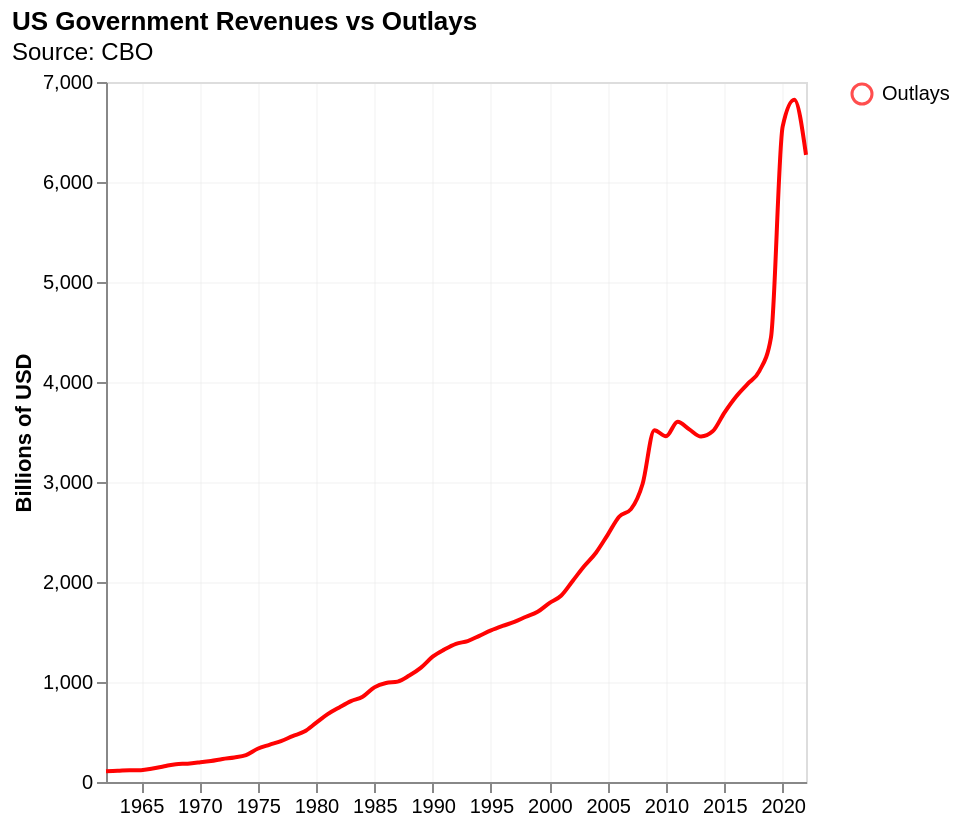

Describe this chart as a Vega-Lite specification.
### Vega-Lite specification from a JSON file in a GitHub repository (floating-point values rounded to 4 significant figures)
{"$schema": "https://vega.github.io/schema/vega-lite/v5.json", "data": {"values": [{"": "0", "Year": "1962", "Value": "99.676", "Type": "Revenues"}, {"": "1", "Year": "1963", "Value": "106.56", "Type": "Revenues"}, {"": "2", "Year": "1964", "Value": "112.613", "Type": "Revenues"}, {"": "3", "Year": "1965", "Value": "116.817", "Type": "Revenues"}, {"": "4", "Year": "1966", "Value": "130.835", "Type": "Revenues"}, {"": "5", "Year": "1967", "Value": "148.822", "Type": "Revenues"}, {"": "6", "Year": "1968", "Value": "152.973", "Type": "Revenues"}, {"": "7", "Year": "1969", "Value": "186.882", "Type": "Revenues"}, {"": "8", "Year": "1970", "Value": "192.807", "Type": "Revenues"}, {"": "9", "Year": "1971", "Value": "187.139", "Type": "Revenues"}, {"": "10", "Year": "1972", "Value": "207.309", "Type": "Revenues"}, {"": "11", "Year": "1973", "Value": "230.799", "Type": "Revenues"}, {"": "12", "Year": "1974", "Value": "263.224", "Type": "Revenues"}, {"": "13", "Year": "1975", "Value": "279.09", "Type": "Revenues"}, {"": "14", "Year": "1976", "Value": "298.06", "Type": "Revenues"}, {"": "15", "Year": "1977", "Value": "355.559", "Type": "Revenues"}, {"": "16", "Year": "1978", "Value": "399.561", "Type": "Revenues"}, {"": "17", "Year": "1979", "Value": "463.302", "Type": "Revenues"}, {"": "18", "Year": "1980", "Value": "517.112", "Type": "Revenues"}, {"": "19", "Year": "1981", "Value": "599.272", "Type": "Revenues"}, {"": "20", "Year": "1982", "Value": "617.766", "Type": "Revenues"}, {"": "21", "Year": "1983", "Value": "600.562", "Type": "Revenues"}, {"": "22", "Year": "1984", "Value": "666.438", "Type": "Revenues"}, {"": "23", "Year": "1985", "Value": "734.037", "Type": "Revenues"}, {"": "24", "Year": "1986", "Value": "769.155", "Type": "Revenues"}, {"": "25", "Year": "1987", "Value": "854.287", "Type": "Revenues"}, {"": "26", "Year": "1988", "Value": "909.238", "Type": "Revenues"}, {"": "27", "Year": "1989", "Value": "991.104", "Type": "Revenues"}, {"": "28", "Year": "1990", "Value": "1031.958", "Type": "Revenues"}, {"": "29", "Year": "1991", "Value": "1054.988", "Type": "Revenues"}, {"": "30", "Year": "1992", "Value": "1091.208", "Type": "Revenues"}, {"": "31", "Year": "1993", "Value": "1154.334", "Type": "Revenues"}, {"": "32", "Year": "1994", "Value": "1258.566", "Type": "Revenues"}, {"": "33", "Year": "1995", "Value": "1351.79", "Type": "Revenues"}, {"": "34", "Year": "1996", "Value": "1453.053", "Type": "Revenues"}, {"": "35", "Year": "1997", "Value": "1579.232", "Type": "Revenues"}, {"": "36", "Year": "1998", "Value": "1721.728", "Type": "Revenues"}, {"": "37", "Year": "1999", "Value": "1827.452", "Type": "Revenues"}, {"": "38", "Year": "2000", "Value": "2025.191", "Type": "Revenues"}, {"": "39", "Year": "2001", "Value": "1991.082", "Type": "Revenues"}, {"": "40", "Year": "2002", "Value": "1853.136", "Type": "Revenues"}, {"": "41", "Year": "2003", "Value": "1782.314", "Type": "Revenues"}, {"": "42", "Year": "2004", "Value": "1880.114", "Type": "Revenues"}, {"": "43", "Year": "2005", "Value": "2153.611", "Type": "Revenues"}, {"": "44", "Year": "2006", "Value": "2406.869", "Type": "Revenues"}, {"": "45", "Year": "2007", "Value": "2567.985", "Type": "Revenues"}, {"": "46", "Year": "2008", "Value": "2523.991", "Type": "Revenues"}, {"": "47", "Year": "2009", "Value": "2104.989", "Type": "Revenues"}, {"": "48", "Year": "2010", "Value": "2162.706", "Type": "Revenues"}, {"": "49", "Year": "2011", "Value": "2303.466", "Type": "Revenues"}, {"": "50", "Year": "2012", "Value": "2449.99", "Type": "Revenues"}, {"": "51", "Year": "2013", "Value": "2775.106", "Type": "Revenues"}, {"": "52", "Year": "2014", "Value": "3021.491", "Type": "Revenues"}, {"": "53", "Year": "2015", "Value": "3249.89", "Type": "Revenues"}, {"": "54", "Year": "2016", "Value": "3267.965", "Type": "Revenues"}, {"": "55", "Year": "2017", "Value": "3316.184", "Type": "Revenues"}, {"": "56", "Year": "2018", "Value": "3329.907", "Type": "Revenues"}, {"": "57", "Year": "2019", "Value": "3463.364", "Type": "Revenues"}, {"": "58", "Year": "2020", "Value": "3421.164", "Type": "Revenues"}, {"": "59", "Year": "2021", "Value": "4047.112", "Type": "Revenues"}, {"": "60", "Year": "2022", "Value": "4896.119", "Type": "Revenues"}, {"": "0", "Year": "1962", "Value": "106.821", "Type": "Outlays"}, {"": "1", "Year": "1963", "Value": "111.316", "Type": "Outlays"}, {"": "2", "Year": "1964", "Value": "118.528", "Type": "Outlays"}, {"": "3", "Year": "1965", "Value": "118.228", "Type": "Outlays"}, {"": "4", "Year": "1966", "Value": "134.532", "Type": "Outlays"}, {"": "5", "Year": "1967", "Value": "157.464", "Type": "Outlays"}, {"": "6", "Year": "1968", "Value": "178.134", "Type": "Outlays"}, {"": "7", "Year": "1969", "Value": "183.64", "Type": "Outlays"}, {"": "8", "Year": "1970", "Value": "195.649", "Type": "Outlays"}, {"": "9", "Year": "1971", "Value": "210.172", "Type": "Outlays"}, {"": "10", "Year": "1972", "Value": "230.681", "Type": "Outlays"}, {"": "11", "Year": "1973", "Value": "245.707", "Type": "Outlays"}, {"": "12", "Year": "1974", "Value": "269.359", "Type": "Outlays"}, {"": "13", "Year": "1975", "Value": "332.332", "Type": "Outlays"}, {"": "14", "Year": "1976", "Value": "371.792", "Type": "Outlays"}, {"": "15", "Year": "1977", "Value": "409.218", "Type": "Outlays"}, {"": "16", "Year": "1978", "Value": "458.746", "Type": "Outlays"}, {"": "17", "Year": "1979", "Value": "504.028", "Type": "Outlays"}, {"": "18", "Year": "1980", "Value": "590.941", "Type": "Outlays"}, {"": "19", "Year": "1981", "Value": "678.241", "Type": "Outlays"}, {"": "20", "Year": "1982", "Value": "745.743", "Type": "Outlays"}, {"": "21", "Year": "1983", "Value": "808.364", "Type": "Outlays"}, {"": "22", "Year": "1984", "Value": "851.805", "Type": "Outlays"}, {"": "23", "Year": "1985", "Value": "946.344", "Type": "Outlays"}, {"": "24", "Year": "1986", "Value": "990.382", "Type": "Outlays"}, {"": "25", "Year": "1987", "Value": "1004.017", "Type": "Outlays"}, {"": "26", "Year": "1988", "Value": "1064.416", "Type": "Outlays"}, {"": "27", "Year": "1989", "Value": "1143.743", "Type": "Outlays"}, {"": "28", "Year": "1990", "Value": "1252.993", "Type": "Outlays"}, {"": "29", "Year": "1991", "Value": "1324.226", "Type": "Outlays"}, {"": "30", "Year": "1992", "Value": "1381.529", "Type": "Outlays"}, {"": "31", "Year": "1993", "Value": "1409.386", "Type": "Outlays"}, {"": "32", "Year": "1994", "Value": "1461.752", "Type": "Outlays"}, {"": "33", "Year": "1995", "Value": "1515.742", "Type": "Outlays"}, {"": "34", "Year": "1996", "Value": "1560.484", "Type": "Outlays"}, {"": "35", "Year": "1997", "Value": "1601.116", "Type": "Outlays"}, {"": "36", "Year": "1998", "Value": "1652.458", "Type": "Outlays"}, {"": "37", "Year": "1999", "Value": "1701.842", "Type": "Outlays"}, {"": "38", "Year": "2000", "Value": "1788.95", "Type": "Outlays"}, {"": "39", "Year": "2001", "Value": "1862.846", "Type": "Outlays"}, {"": "40", "Year": "2002", "Value": "2010.894", "Type": "Outlays"}, {"": "41", "Year": "2003", "Value": "2159.899", "Type": "Outlays"}, {"": "42", "Year": "2004", "Value": "2292.841", "Type": "Outlays"}, {"": "43", "Year": "2005", "Value": "2471.957", "Type": "Outlays"}, {"": "44", "Year": "2006", "Value": "2655.05", "Type": "Outlays"}, {"": "45", "Year": "2007", "Value": "2728.686", "Type": "Outlays"}, {"": "46", "Year": "2008", "Value": "2982.544", "Type": "Outlays"}, {"": "47", "Year": "2009", "Value": "3517.677", "Type": "Outlays"}, {"": "48", "Year": "2010", "Value": "3457.079", "Type": "Outlays"}, {"": "49", "Year": "2011", "Value": "3603.065", "Type": "Outlays"}, {"": "50", "Year": "2012", "Value": "3526.563", "Type": "Outlays"}, {"": "51", "Year": "2013", "Value": "3454.881", "Type": "Outlays"}, {"": "52", "Year": "2014", "Value": "3506.284", "Type": "Outlays"}, {"": "53", "Year": "2015", "Value": "3691.85", "Type": "Outlays"}, {"": "54", "Year": "2016", "Value": "3852.615", "Type": "Outlays"}, {"": "55", "Year": "2017", "Value": "3981.63", "Type": "Outlays"}, {"": "56", "Year": "2018", "Value": "4109.045", "Type": "Outlays"}, {"": "57", "Year": "2019", "Value": "4446.956", "Type": "Outlays"}, {"": "58", "Year": "2020", "Value": "6553.603", "Type": "Outlays"}, {"": "59", "Year": "2021", "Value": "6822.449", "Type": "Outlays"}, {"": "60", "Year": "2022", "Value": "6271.508", "Type": "Outlays"}], "format": {"parse": {"Year": "date"}}}, "height": 350, "width": 350, "title": {"text": "US Government Revenues vs Outlays", "anchor": "start", "subtitle": "Source: CBO"}, "transform": [{"filter": "datum.Type!=['Revenues']"}], "encoding": {"x": {"field": "Year", "type": "temporal", "axis": {"gridOpacity": 0.2}, "title": ""}}, "layer": [{"encoding": {"color": {"field": "Type", "type": "nominal", "legend": {"title": ""}, "scale": {"range": ["#ff0303"]}}, "y": {"field": "Value", "type": "quantitative", "axis": {"gridOpacity": 0.2}, "title": "Billions of USD"}}, "layer": [{"mark": {"type": "line", "interpolate": "monotone"}}, {"transform": [{"filter": {"param": "hover", "empty": false}}], "mark": "point"}]}, {"transform": [{"pivot": "Type", "value": "Value", "groupby": ["Year"]}], "mark": "rule", "encoding": {"opacity": {"condition": {"value": 0.5, "param": "hover", "empty": false}, "value": 0}, "tooltip": [{"field": "Outlays", "type": "quantitative", "title": "Outlays Billions of USD"}]}, "params": [{"name": "hover", "select": {"type": "point", "fields": ["Year"], "nearest": true, "on": "mouseover", "clear": "mouseout"}}]}]}
